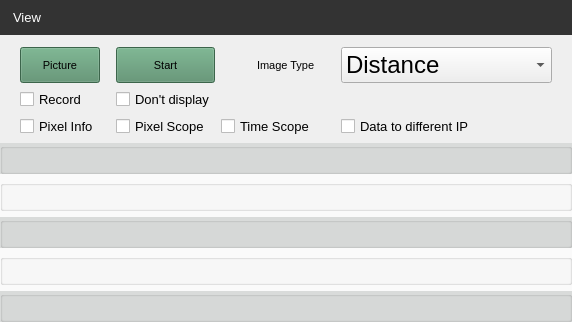
<?xml version="1.0" encoding="UTF-8"?>
<ui version="4.0">
 <class>WidgetImage</class>
 <widget class="QWidget" name="WidgetImage">
  <property name="geometry">
   <rect>
    <x>0</x>
    <y>0</y>
    <width>572</width>
    <height>322</height>
   </rect>
  </property>
  <property name="sizePolicy">
   <sizepolicy hsizetype="Preferred" vsizetype="Preferred">
    <horstretch>0</horstretch>
    <verstretch>1</verstretch>
   </sizepolicy>
  </property>
  <property name="minimumSize">
   <size>
    <width>0</width>
    <height>0</height>
   </size>
  </property>
  <property name="sizeIncrement">
   <size>
    <width>0</width>
    <height>0</height>
   </size>
  </property>
  <property name="font">
   <font>
    <pointsize>10</pointsize>
   </font>
  </property>
  <property name="windowTitle">
   <string>Form</string>
  </property>
  <layout class="QGridLayout" name="gridLayout_3">
   <property name="leftMargin">
    <number>0</number>
   </property>
   <property name="topMargin">
    <number>0</number>
   </property>
   <property name="rightMargin">
    <number>0</number>
   </property>
   <property name="bottomMargin">
    <number>0</number>
   </property>
   <item row="1" column="0">
    <widget class="QWidget" name="widget_2" native="true">
     <property name="styleSheet">
      <string notr="true">background-color:rgb(237, 239, 238);</string>
     </property>
     <layout class="QGridLayout" name="gridLayout_2">
      <property name="topMargin">
       <number>0</number>
      </property>
      <property name="bottomMargin">
       <number>0</number>
      </property>
     </layout>
    </widget>
   </item>
   <item row="0" column="0">
    <widget class="QLabel" name="labelTitle">
     <property name="styleSheet">
      <string notr="true">padding:10px;
/*background-color:rgb(66, 138, 200);*/
/*background-color:rgb(76, 55, 108);*/
background-color:rgb(51, 51, 51);
color:rgb(255,255,255);
</string>
     </property>
     <property name="text">
      <string>View</string>
     </property>
    </widget>
   </item>
   <item row="2" column="0">
    <layout class="QGridLayout" name="gridLayout_5">
     <property name="topMargin">
      <number>0</number>
     </property>
     <item row="0" column="6">
      <spacer name="horizontalSpacer_4">
       <property name="orientation">
        <enum>Qt::Horizontal</enum>
       </property>
       <property name="sizeType">
        <enum>QSizePolicy::Fixed</enum>
       </property>
       <property name="sizeHint" stdset="0">
        <size>
         <width>20</width>
         <height>0</height>
        </size>
       </property>
      </spacer>
     </item>
     <item row="2" column="3">
      <widget class="QCheckBox" name="cbPixelScope">
       <property name="toolTip">
        <string>&lt;html&gt;&lt;head/&gt;&lt;body&gt;&lt;p&gt;On /Off pixel scope for spatial data visualisation&lt;/p&gt;&lt;/body&gt;&lt;/html&gt;</string>
       </property>
       <property name="text">
        <string>Pixel Scope</string>
       </property>
      </widget>
     </item>
     <item row="0" column="2">
      <spacer name="horizontalSpacer_2">
       <property name="orientation">
        <enum>Qt::Horizontal</enum>
       </property>
       <property name="sizeType">
        <enum>QSizePolicy::Fixed</enum>
       </property>
       <property name="sizeHint" stdset="0">
        <size>
         <width>10</width>
         <height>0</height>
        </size>
       </property>
      </spacer>
     </item>
     <item row="1" column="3">
      <widget class="QCheckBox" name="cbDisplay">
       <property name="toolTip">
        <string>&lt;html&gt;&lt;head/&gt;&lt;body&gt;&lt;p&gt;On / Off visualisation during recording&lt;/p&gt;&lt;/body&gt;&lt;/html&gt;</string>
       </property>
       <property name="text">
        <string>Don't display</string>
       </property>
      </widget>
     </item>
     <item row="0" column="4">
      <spacer name="horizontalSpacer_6">
       <property name="orientation">
        <enum>Qt::Horizontal</enum>
       </property>
       <property name="sizeHint" stdset="0">
        <size>
         <width>20</width>
         <height>20</height>
        </size>
       </property>
      </spacer>
     </item>
     <item row="1" column="1">
      <widget class="QCheckBox" name="cbRecord">
       <property name="toolTip">
        <string>&lt;html&gt;&lt;head/&gt;&lt;body&gt;&lt;p&gt;Activate recording&lt;/p&gt;&lt;/body&gt;&lt;/html&gt;</string>
       </property>
       <property name="text">
        <string>Record</string>
       </property>
      </widget>
     </item>
     <item row="0" column="5">
      <widget class="QLabel" name="label_9">
       <property name="minimumSize">
        <size>
         <width>0</width>
         <height>0</height>
        </size>
       </property>
       <property name="font">
        <font>
         <pointsize>8</pointsize>
        </font>
       </property>
       <property name="text">
        <string>Image Type</string>
       </property>
      </widget>
     </item>
     <item row="2" column="7">
      <widget class="QCheckBox" name="cbDataToDifferentIP">
       <property name="toolTip">
        <string>&lt;html&gt;&lt;head/&gt;&lt;body&gt;&lt;p&gt;Use different data computer with different IP address&lt;/p&gt;&lt;/body&gt;&lt;/html&gt;</string>
       </property>
       <property name="text">
        <string>Data to different IP</string>
       </property>
      </widget>
     </item>
     <item row="2" column="1">
      <widget class="QCheckBox" name="cbPixelInfo">
       <property name="toolTip">
        <string>&lt;html&gt;&lt;head/&gt;&lt;body&gt;&lt;p&gt;On /Off one pixel statistical information&lt;/p&gt;&lt;/body&gt;&lt;/html&gt;</string>
       </property>
       <property name="text">
        <string>Pixel Info</string>
       </property>
      </widget>
     </item>
     <item row="0" column="1">
      <widget class="QPushButton" name="pushButtonSingle">
       <property name="sizePolicy">
        <sizepolicy hsizetype="Preferred" vsizetype="Preferred">
         <horstretch>0</horstretch>
         <verstretch>0</verstretch>
        </sizepolicy>
       </property>
       <property name="minimumSize">
        <size>
         <width>0</width>
         <height>0</height>
        </size>
       </property>
       <property name="font">
        <font>
         <pointsize>8</pointsize>
        </font>
       </property>
       <property name="toolTip">
        <string>&lt;html&gt;&lt;head/&gt;&lt;body&gt;&lt;p&gt;&lt;span style=&quot; font-size:10pt;&quot;&gt;Capture one image&lt;/span&gt;&lt;/p&gt;&lt;/body&gt;&lt;/html&gt;</string>
       </property>
       <property name="styleSheet">
        <string notr="true">QPushButton{
	background-color: rgb(84, 141, 105);
}</string>
       </property>
       <property name="text">
        <string>Picture</string>
       </property>
       <property name="icon">
        <iconset resource="../res/images.qrc">
         <normaloff>:/icons/images/icons/picture.png</normaloff>:/icons/images/icons/picture.png</iconset>
       </property>
       <property name="iconSize">
        <size>
         <width>16</width>
         <height>16</height>
        </size>
       </property>
      </widget>
     </item>
     <item row="0" column="8">
      <spacer name="horizontalSpacer_3">
       <property name="orientation">
        <enum>Qt::Horizontal</enum>
       </property>
       <property name="sizeType">
        <enum>QSizePolicy::Fixed</enum>
       </property>
       <property name="sizeHint" stdset="0">
        <size>
         <width>20</width>
         <height>20</height>
        </size>
       </property>
      </spacer>
     </item>
     <item row="0" column="0">
      <spacer name="horizontalSpacer">
       <property name="orientation">
        <enum>Qt::Horizontal</enum>
       </property>
       <property name="sizeType">
        <enum>QSizePolicy::Fixed</enum>
       </property>
       <property name="sizeHint" stdset="0">
        <size>
         <width>20</width>
         <height>0</height>
        </size>
       </property>
      </spacer>
     </item>
     <item row="0" column="3">
      <widget class="QPushButton" name="pushButtonStream">
       <property name="sizePolicy">
        <sizepolicy hsizetype="Preferred" vsizetype="Preferred">
         <horstretch>0</horstretch>
         <verstretch>0</verstretch>
        </sizepolicy>
       </property>
       <property name="minimumSize">
        <size>
         <width>0</width>
         <height>0</height>
        </size>
       </property>
       <property name="font">
        <font>
         <pointsize>8</pointsize>
        </font>
       </property>
       <property name="toolTip">
        <string>&lt;html&gt;&lt;head/&gt;&lt;body&gt;&lt;p&gt;&lt;span style=&quot; font-size:10pt;&quot;&gt;Switch on/off video streaming&lt;/span&gt;&lt;/p&gt;&lt;/body&gt;&lt;/html&gt;</string>
       </property>
       <property name="styleSheet">
        <string notr="true">QPushButton{
	background-color: rgb(84, 141, 105);
}</string>
       </property>
       <property name="text">
        <string>Start</string>
       </property>
       <property name="icon">
        <iconset resource="../res/images.qrc">
         <normaloff>:/icons/images/icons/videoStart.png</normaloff>:/icons/images/icons/videoStart.png</iconset>
       </property>
       <property name="iconSize">
        <size>
         <width>16</width>
         <height>16</height>
        </size>
       </property>
      </widget>
     </item>
     <item row="2" column="4" colspan="2">
      <widget class="QCheckBox" name="cbTimeScope">
       <property name="toolTip">
        <string>&lt;html&gt;&lt;head/&gt;&lt;body&gt;&lt;p&gt;On /Off time scope for temporal data visualisation&lt;/p&gt;&lt;/body&gt;&lt;/html&gt;</string>
       </property>
       <property name="text">
        <string>Time Scope</string>
       </property>
      </widget>
     </item>
     <item row="0" column="7">
      <widget class="QComboBox" name="comboBoxImageType">
       <property name="enabled">
        <bool>true</bool>
       </property>
       <property name="sizePolicy">
        <sizepolicy hsizetype="Preferred" vsizetype="Preferred">
         <horstretch>0</horstretch>
         <verstretch>1</verstretch>
        </sizepolicy>
       </property>
       <property name="minimumSize">
        <size>
         <width>180</width>
         <height>0</height>
        </size>
       </property>
       <property name="sizeIncrement">
        <size>
         <width>0</width>
         <height>1</height>
        </size>
       </property>
       <property name="font">
        <font>
         <family>MS Shell Dlg 2</family>
         <pointsize>18</pointsize>
         <weight>50</weight>
         <italic>false</italic>
         <bold>false</bold>
        </font>
       </property>
       <property name="contextMenuPolicy">
        <enum>Qt::DefaultContextMenu</enum>
       </property>
       <property name="toolTip">
        <string>&lt;html&gt;&lt;head/&gt;&lt;body&gt;&lt;p&gt;Streaming and visualisation type&lt;/p&gt;&lt;/body&gt;&lt;/html&gt;</string>
       </property>
       <property name="styleSheet">
        <string notr="true"/>
       </property>
       <property name="currentIndex">
        <number>0</number>
       </property>
       <property name="maxCount">
        <number>10</number>
       </property>
       <property name="sizeAdjustPolicy">
        <enum>QComboBox::AdjustToContents</enum>
       </property>
       <property name="iconSize">
        <size>
         <width>16</width>
         <height>16</height>
        </size>
       </property>
       <item>
        <property name="text">
         <string>Distance</string>
        </property>
       </item>
       <item>
        <property name="text">
         <string>Distance &amp; Amplitude</string>
        </property>
       </item>
       <item>
        <property name="text">
         <string>Grayscale</string>
        </property>
       </item>
       <item>
        <property name="text">
         <string>Point Cloud D</string>
        </property>
       </item>
       <item>
        <property name="text">
         <string>Point Cloud D&amp;A</string>
        </property>
       </item>
       <item>
        <property name="text">
         <string>DCS</string>
        </property>
       </item>
      </widget>
     </item>
    </layout>
   </item>
   <item row="3" column="0">
    <widget class="QWidget" name="widget_3" native="true">
     <property name="sizePolicy">
      <sizepolicy hsizetype="Preferred" vsizetype="Preferred">
       <horstretch>0</horstretch>
       <verstretch>1</verstretch>
      </sizepolicy>
     </property>
     <property name="styleSheet">
      <string notr="true">background-color:rgb(250, 250, 250);</string>
     </property>
     <layout class="QGridLayout" name="gridLayout">
      <property name="leftMargin">
       <number>0</number>
      </property>
      <property name="topMargin">
       <number>0</number>
      </property>
      <property name="rightMargin">
       <number>0</number>
      </property>
      <property name="bottomMargin">
       <number>0</number>
      </property>
      <property name="spacing">
       <number>6</number>
      </property>
      <item row="5" column="1">
       <widget class="QScrollArea" name="scrollArea">
        <property name="sizePolicy">
         <sizepolicy hsizetype="Preferred" vsizetype="Preferred">
          <horstretch>0</horstretch>
          <verstretch>0</verstretch>
         </sizepolicy>
        </property>
        <property name="styleSheet">
         <string notr="true"/>
        </property>
        <property name="frameShape">
         <enum>QFrame::NoFrame</enum>
        </property>
        <property name="lineWidth">
         <number>1</number>
        </property>
        <property name="verticalScrollBarPolicy">
         <enum>Qt::ScrollBarAsNeeded</enum>
        </property>
        <property name="widgetResizable">
         <bool>true</bool>
        </property>
        <widget class="QWidget" name="scrollAreaWidgetContents">
         <property name="geometry">
          <rect>
           <x>0</x>
           <y>0</y>
           <width>572</width>
           <height>181</height>
          </rect>
         </property>
         <property name="autoFillBackground">
          <bool>false</bool>
         </property>
         <layout class="QGridLayout" name="gridLayout_4">
          <property name="leftMargin">
           <number>0</number>
          </property>
          <property name="topMargin">
           <number>0</number>
          </property>
          <property name="rightMargin">
           <number>0</number>
          </property>
          <property name="bottomMargin">
           <number>0</number>
          </property>
          <item row="4" column="0">
           <widget class="QGroupBox" name="gbRoi">
            <property name="sizePolicy">
             <sizepolicy hsizetype="Preferred" vsizetype="Preferred">
              <horstretch>0</horstretch>
              <verstretch>1</verstretch>
             </sizepolicy>
            </property>
            <property name="styleSheet">
             <string notr="true">QGroupBox{
	background-color:rgb(217, 219, 218);
}</string>
            </property>
            <property name="title">
             <string/>
            </property>
           </widget>
          </item>
          <item row="1" column="0">
           <widget class="QGroupBox" name="gbFilters">
            <property name="sizePolicy">
             <sizepolicy hsizetype="Preferred" vsizetype="Preferred">
              <horstretch>0</horstretch>
              <verstretch>1</verstretch>
             </sizepolicy>
            </property>
            <property name="title">
             <string/>
            </property>
           </widget>
          </item>
          <item row="0" column="0">
           <widget class="QGroupBox" name="gbBase">
            <property name="sizePolicy">
             <sizepolicy hsizetype="Preferred" vsizetype="Preferred">
              <horstretch>0</horstretch>
              <verstretch>1</verstretch>
             </sizepolicy>
            </property>
            <property name="styleSheet">
             <string notr="true">QGroupBox{
	background-color:rgb(217, 219, 218);
}</string>
            </property>
            <property name="title">
             <string/>
            </property>
           </widget>
          </item>
          <item row="2" column="0">
           <widget class="QGroupBox" name="gbModulation">
            <property name="sizePolicy">
             <sizepolicy hsizetype="Preferred" vsizetype="Preferred">
              <horstretch>0</horstretch>
              <verstretch>1</verstretch>
             </sizepolicy>
            </property>
            <property name="styleSheet">
             <string notr="true">QGroupBox{
	background-color:rgb(217, 219, 218);
}</string>
            </property>
            <property name="title">
             <string/>
            </property>
           </widget>
          </item>
          <item row="3" column="0">
           <widget class="QGroupBox" name="gbBinning">
            <property name="sizePolicy">
             <sizepolicy hsizetype="Preferred" vsizetype="Preferred">
              <horstretch>0</horstretch>
              <verstretch>1</verstretch>
             </sizepolicy>
            </property>
            <property name="styleSheet">
             <string notr="true"/>
            </property>
            <property name="title">
             <string/>
            </property>
           </widget>
          </item>
         </layout>
        </widget>
       </widget>
      </item>
     </layout>
    </widget>
   </item>
  </layout>
 </widget>
 <resources>
  <include location="../res/images.qrc"/>
 </resources>
 <connections/>
</ui>
